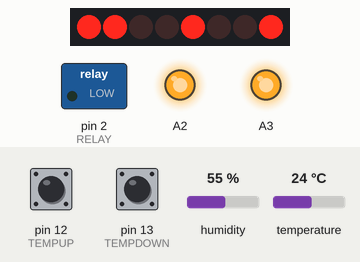
This sketch was run on a simulated Arduino Uno, built with avr-gcc and run on an emulated ATmega328P. Parts: 8 port-expander outputs drawn as a row of LEDs (first output left, lit = HIGH), switched loads named in the sketch (green lamp = pin HIGH), output pins drawn as LEDs (lit = HIGH). Wiring (inferred from the names in the program): DHT11 sensor: data pin 3; PCF8574 port expander at I2C address 0x3E. Wiring (inferred from the signals the program sends): row of LEDs: on Q0, Q1, Q2, Q3, Q4, Q5, Q6, Q7. Inputs (shaded band) come from the test bench; at power-on: pin 12 (TEMPUP) HIGH, pin 13 (TEMPDOWN) HIGH, humidity 55 %, temperature 24 °C.

Above: at 0.4 s.
At 1.9 s:
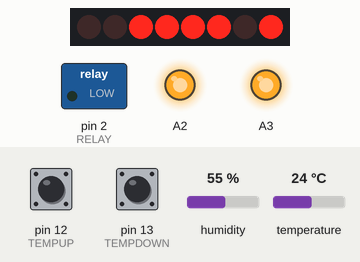
Timing chart, 0 to 3.4 s (numbered marks = the images above):
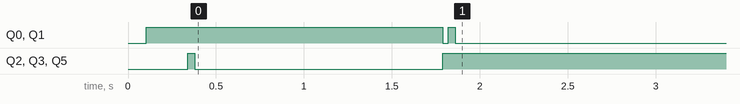

The sketch:

lab_climate_control.ino
```cpp
#include "DHT.h"
#include <Wire.h>
#include "I2C_LIB.h"

#define RELAY  2
#define DHTPIN 3

#define TEMPUP   12
#define TEMPDOWN 13
#define DHTTYPE DHT22   // DHT 22  (AM2302)

DHT dht(DHTPIN, DHTTYPE);

int preset_temp = 26;

int relay_delay = 0;

boolean chtsw(byte dx) {
  boolean tsw = digitalRead(dx);
  while (tsw == digitalRead(dx));
  delay(300);

  return !tsw;
}


void setup() {
  Serial.begin(9600);

  pinMode(RELAY, OUTPUT);
  pinMode(TEMPUP, INPUT_PULLUP);
  pinMode(TEMPDOWN, INPUT_PULLUP);

  // LCD
  pinMode(A2, OUTPUT);
  digitalWrite(A2, HIGH);
  pinMode(A3, OUTPUT);
  digitalWrite(A3, OUTPUT);

  delay(100);
  lcd_init();
  lcd_setCursor(0, 0);
  lcd_printStr("Climate");
  lcd_setCursor(0, 1);
  lcd_printStr("Control");


  delay(1000);

  dht.begin();
}

void loop() {
  char lcd_upper[8];
  char lcd_lower[8];

  delay(200);

  if (digitalRead(TEMPUP) == LOW) {
    preset_temp++;
  }
  if (digitalRead(TEMPDOWN) == LOW) {
    preset_temp--;
  }

  float t = dht.readTemperature();
  if(isnan(t)){
    Serial.println("Failed to read from DHT sensor!");
    return;
  }

  lcd_clear();
  sprintf(lcd_upper, "Set: %dC", preset_temp);
  lcd_setCursor(0, 0);
  lcd_printStr(lcd_upper);
  sprintf(lcd_lower, "Cur: %dC", round(t));
  lcd_setCursor(0, 1);
  lcd_printStr(lcd_lower);

  relay_delay++;
  if (relay_delay > 65534) {
   relay_delay = 300;
  }

//  Serial.println(relay_delay);

  if (relay_delay > 300) {
    if (round(t) > preset_temp) {
      // スイッチオン！
      digitalWrite(RELAY, HIGH);
//      Serial.println("HIGH");
    }
    else {
      // スイッチオフ！
      digitalWrite(RELAY, LOW);
//      Serial.println("LOW");
    }
    relay_delay = 0;
  }
}
```

DHT.cpp
```cpp
// (licence header left out)
#include "DHT.h"

DHT::DHT(uint8_t pin, uint8_t type, uint8_t count) {
  _pin = pin;
  _type = type;
  _count = count;
  firstreading = true;
}

void DHT::begin(void) {
  // set up the pins!
  pinMode(_pin, INPUT);
  digitalWrite(_pin, HIGH);
  _lastreadtime = 0;
}

//boolean S == Scale.  True == Farenheit; False == Celcius
float DHT::readTemperature(bool S) {
  float f;

  if (read()) {
    switch (_type) {
    case DHT11:
      f = data[2];
      if(S)
      	f = convertCtoF(f);

      return f;
    case DHT22:
    case DHT21:
      f = data[2] & 0x7F;
      f *= 256;
      f += data[3];
      f /= 10;
      if (data[2] & 0x80)
	f *= -1;
      if(S)
	f = convertCtoF(f);

      return f;
    }
  }
  return NAN;
}

float DHT::convertCtoF(float c) {
	return c * 9 / 5 + 32;
}

float DHT::convertFtoC(float f) {
  return (f - 32) * 5 / 9;
}

float DHT::readHumidity(void) {
  float f;
  if (read()) {
    switch (_type) {
    case DHT11:
      f = data[0];
      return f;
    case DHT22:
    case DHT21:
      f = data[0];
      f *= 256;
      f += data[1];
      f /= 10;
      return f;
    }
  }
  return NAN;
}

float DHT::computeHeatIndex(float tempFahrenheit, float percentHumidity) {
  // Adapted from equation at: https://github.com/adafruit/DHT-sensor-library/issues/9 and
  // Wikipedia: http://en.wikipedia.org/wiki/Heat_index
  return -42.379 +
           2.04901523 * tempFahrenheit +
          10.14333127 * percentHumidity +
          -0.22475541 * tempFahrenheit*percentHumidity +
          -0.00683783 * pow(tempFahrenheit, 2) +
          -0.05481717 * pow(percentHumidity, 2) +
           0.00122874 * pow(tempFahrenheit, 2) * percentHumidity +
           0.00085282 * tempFahrenheit*pow(percentHumidity, 2) +
          -0.00000199 * pow(tempFahrenheit, 2) * pow(percentHumidity, 2);
}


boolean DHT::read(void) {
  uint8_t laststate = HIGH;
  uint8_t counter = 0;
  uint8_t j = 0, i;
  unsigned long currenttime;

  // Check if sensor was read less than two seconds ago and return early
  // to use last reading.
  currenttime = millis();
  if (currenttime < _lastreadtime) {
    // ie there was a rollover
    _lastreadtime = 0;
  }
  if (!firstreading && ((currenttime - _lastreadtime) < 2000)) {
    return true; // return last correct measurement
    //delay(2000 - (currenttime - _lastreadtime));
  }
  firstreading = false;
  /*
    Serial.print("Currtime: "); Serial.print(currenttime);
    Serial.print(" Lasttime: "); Serial.print(_lastreadtime);
  */
  _lastreadtime = millis();

  data[0] = data[1] = data[2] = data[3] = data[4] = 0;

  // pull the pin high and wait 250 milliseconds
  digitalWrite(_pin, HIGH);
  delay(250);

  // now pull it low for ~20 milliseconds
  pinMode(_pin, OUTPUT);
  digitalWrite(_pin, LOW);
  delay(20);
  noInterrupts();
  digitalWrite(_pin, HIGH);
  delayMicroseconds(40);
  pinMode(_pin, INPUT);

  // read in timings
  for ( i=0; i< MAXTIMINGS; i++) {
    counter = 0;
    while (digitalRead(_pin) == laststate) {
      counter++;
      delayMicroseconds(1);
      if (counter == 255) {
        break;
      }
    }
    laststate = digitalRead(_pin);

    if (counter == 255) break;

    // ignore first 3 transitions
    if ((i >= 4) && (i%2 == 0)) {
      // shove each bit into the storage bytes
      data[j/8] <<= 1;
      if (counter > _count)
        data[j/8] |= 1;
      j++;
    }

  }

  interrupts();

  /*
  Serial.println(j, DEC);
  Serial.print(data[0], HEX); Serial.print(", ");
  Serial.print(data[1], HEX); Serial.print(", ");
  Serial.print(data[2], HEX); Serial.print(", ");
  Serial.print(data[3], HEX); Serial.print(", ");
  Serial.print(data[4], HEX); Serial.print(" =? ");
  Serial.println(data[0] + data[1] + data[2] + data[3], HEX);
  */

  // check we read 40 bits and that the checksum matches
  if ((j >= 40) &&
      (data[4] == ((data[0] + data[1] + data[2] + data[3]) & 0xFF)) ) {
    return true;
  }


  return false;

}
```

DHT.h
```cpp
#ifndef DHT_H
#define DHT_H
#if ARDUINO >= 100
 #include "Arduino.h"
#else
 #include "WProgram.h"
#endif

/* DHT library

MIT license
written by Adafruit Industries
*/

// how many timing transitions we need to keep track of. 2 * number bits + extra
#define MAXTIMINGS 85

#define DHT11 11
#define DHT22 22
#define DHT21 21
#define AM2301 21

class DHT {
 private:
  uint8_t data[6];
  uint8_t _pin, _type, _count;
  unsigned long _lastreadtime;
  boolean firstreading;

 public:
  DHT(uint8_t pin, uint8_t type, uint8_t count=6);
  void begin(void);
  float readTemperature(bool S=false);
  float convertCtoF(float);
  float convertFtoC(float);
  float computeHeatIndex(float tempFahrenheit, float percentHumidity);
  float readHumidity(void);
  boolean read(void);

};
#endif
```

I2C_LIB.h
```cpp
#define I2Cadr 0x3e  // 固定 I2C用アドレス
byte contrast = 30;   // コントラスト(0～63)

void lcd_cmd(byte x);


//***** I2C_LCD 初期化関数 （必須）
void lcd_init(void) {   // I2C_LCDの初期化
   Wire.begin();
  lcd_cmd(0x38); lcd_cmd(0x39); lcd_cmd(0x4); lcd_cmd(0x14);
  lcd_cmd(0x70 | (contrast & 0xF)); lcd_cmd(0x5C | ((contrast>>4) &0x3));
  lcd_cmd(0x6C); delay(200); lcd_cmd(0x38); lcd_cmd(0x0C); lcd_cmd(0x01);
  delay(2);
}
//***** I2C_LCDへの書込み
void lcd_cmd(byte x) {// I2C_LCDへの書き込み
  Wire.beginTransmission(I2Cadr);
  Wire.write(0x00); // CO = 0,RS = 0
  Wire.write(x);
  Wire.endTransmission();
}
//***** 画面クリア 関数
void lcd_clear(void) {  lcd_cmd(0x01); }
//***** 画面表示Off 関数
void lcd_DisplayOff() {  lcd_cmd(0x08); }
//***** 画面表示On 関数
void lcd_DisplayOn() { lcd_cmd(0x0C);  }
//===== サブ関数1
void lcd_contdata(byte x) {
Wire.write(0xC0); // CO = 1, RS = 1
  Wire.write(x);
}
//===== サブ関数２
void lcd_lastdata(byte x) {
  Wire.write(0x40); // CO = 0, RS = 1
  Wire.write(x);
}
//***** 文字の表示関数
void lcd_printStr(const char *s) {
  Wire.beginTransmission(I2Cadr);
  while (*s) {
    if (*(s + 1)) {
      lcd_contdata(*s);
    } else {
      lcd_lastdata(*s);
    }
    s++;
  }
  Wire.endTransmission();
}

//***** 表示位置の指定関数 ｘ:桁(0～7)、y：行(0,1）
void lcd_setCursor(byte x, byte y) {
  lcd_cmd(0x80 | (y * 0x40 + x));
}
```

Measured:
- by itself, Q0, Q1: HIGH → LOW at 1.8 s, → HIGH 0.03 s later, → LOW 0.04 s later
- by itself, Q2, Q3, Q5: HIGH → LOW at 0.38 s, → HIGH 1.4 s later
